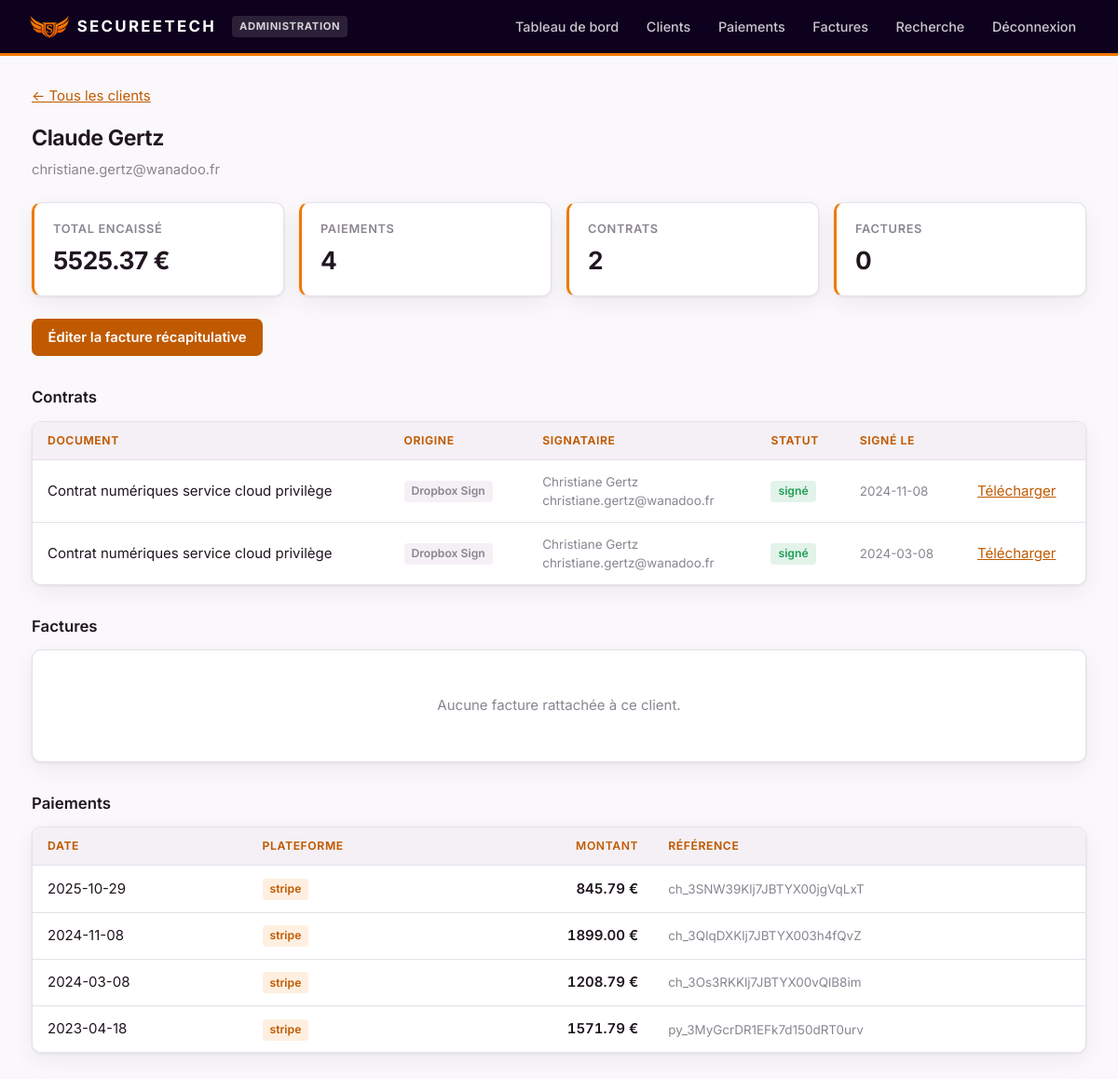
Page /client/Claude Gertz (signed in) on the committed database.
### tables this page shows
CREATE TABLE paiements (
        id INTEGER PRIMARY KEY AUTOINCREMENT,
        date_paiement TEXT NOT NULL,
        source TEXT NOT NULL,
        montant REAL NOT NULL,
        client_nom TEXT,
        email TEXT,
        statut TEXT DEFAULT 'pending',
        reference_externe TEXT,
        metadonnees TEXT,
        synchronise INTEGER DEFAULT 0,
        created_at TEXT DEFAULT CURRENT_TIMESTAMP
    , entite TEXT DEFAULT '');

CREATE TABLE contrats (
        id INTEGER PRIMARY KEY AUTOINCREMENT,
        signature_request_id TEXT UNIQUE,
        titre TEXT,
        objet TEXT,
        signataire_email TEXT,
        signataire_nom TEXT,
        statut TEXT,
        signe INTEGER,
        date_creation TEXT,
        date_signature TEXT
    , source TEXT DEFAULT 'dropbox_sign', fichier_local TEXT DEFAULT '');

### app.py (the view)
@app.route('/client/<client_nom>')
@admin_required
def detail_client(client_nom):
    paiements = database.obtenir_paiements_client(client_nom)
    total = sum(p['montant'] for p in paiements)
    sources = set(p['source'] for p in paiements)
    email = next((p['email'] for p in paiements if p.get('email')), '')
    contrats = database.obtenir_contrats_client(client_nom, email)
    factures_ext = database.obtenir_factures_client(client_nom, email)
    return render_template('client_detail.html',
                         factures_ext=factures_ext,
                         client_nom=client_nom,
                         paiements=paiements,
                         total=total,
                         sources=sources,
                         email=email,
                         contrats=contrats,
                         nb_paiements=len(paiements))

### app.py (called while the page is built)
def admin_required(f):
    @wraps(f)
    def decorated_function(*args, **kwargs):
        role = session.get('role')
        if not role:
            return redirect(url_for('connexion'))
        if role != 'admin':
            return redirect(url_for('recherche'))
        return f(*args, **kwargs)
    return decorated_function

@app.context_processor
def injecter_role():
    return {'role': session.get('role'), 'est_admin': session.get('role') == 'admin'}

### database.py (called while the page is built)
def get_connection():
    conn = sqlite3.connect(DATABASE_URL)
    conn.row_factory = sqlite3.Row
    return conn

def obtenir_paiements_client(client_nom):
    conn = get_connection()
    cursor = conn.cursor()
    cursor.execute(
        '''SELECT * FROM paiements
           WHERE LOWER(TRIM(client_nom)) = LOWER(TRIM(?))
           ORDER BY date_paiement DESC''',
        (client_nom,)
    )
    paiements = [dict(row) for row in cursor.fetchall()]
    conn.close()
    return paiements

def obtenir_contrats_client(client_nom, email=''):
    conn = get_connection()
    cursor = conn.cursor()
    cursor.execute('''
        SELECT * FROM contrats
        WHERE (? <> '' AND LOWER(TRIM(signataire_email)) = LOWER(TRIM(?)))
           OR LOWER(TRIM(signataire_nom)) = LOWER(TRIM(?))
        ORDER BY date_signature DESC, date_creation DESC
    ''', (email or '', email or '', client_nom or ''))
    contrats = [dict(r) for r in cursor.fetchall()]
    conn.close()
    return contrats

def obtenir_factures_client(client_nom, email=''):
    conn = get_connection()
    cursor = conn.cursor()
    try:
        cursor.execute("""
            SELECT * FROM factures_externes
            WHERE (? <> '' AND LOWER(TRIM(client_email)) = LOWER(TRIM(?)))
               OR (client_nom <> '' AND LOWER(TRIM(client_nom)) = LOWER(TRIM(?)))
            ORDER BY date_facture DESC
        """, (email or '', email or '', client_nom or ''))
        return [dict(r) for r in cursor.fetchall()]
    except Exception:
        return []
    finally:
        conn.close()

### templates/client_detail.html (shortened to what this page needs)
{% extends "base.html" %}
{% block content %}
<p style="margin-bottom:1rem;"><a href="{{ url_for('clients') }}">&larr; Tous les clients</a></p>
<h2>{{ client_nom }}</h2>
<p class="sous-titre">{{ email or 'Aucune adresse email connue' }}</p>
<div class="stats">
  <div class="stat"><div class="libelle">Total encaissé</div><div class="valeur">{{ "%.2f"|format(total) }} €</div></div>
  <div class="stat"><div class="libelle">Paiements</div><div class="valeur">{{ nb_paiements }}</div></div>
  <div class="stat"><div class="libelle">Contrats</div><div class="valeur">{{ contrats|length }}</div></div>
  <div class="stat"><div class="libelle">Factures</div><div class="valeur">{{ factures_ext|length }}</div></div>
</div>
<div style="margin:1.25rem 0;">
  <a class="bouton" href="{{ url_for('facture_client', client_nom=client_nom) }}">Éditer la facture récapitulative</a>
</div>
<h3>Contrats</h3>
<div class="carte">
  {% if contrats %}
  <table>
    <thead><tr><th>Document</th><th>Origine</th><th>Signataire</th><th>Statut</th><th>Signé le</th><th></th></tr></thead>
    <tbody>
      {% for ct in contrats %}
      <tr>
        <td>{{ ct.titre or ct.objet or 'Contrat' }}</td>
        <td><span class="tag gris">{{ 'SignNow' if ct.source == 'signnow' else 'Dropbox Sign' }}</span></td>
        <td class="discret">{{ ct.signataire_nom }}<br>{{ ct.signataire_email }}</td>
        <td>
          {% if ct.signe %}<span class="tag vert">signé</span>
          {% else %}<span class="tag gris">{{ ct.statut }}</span>{% endif %}
        </td>
        <td class="discret">{{ ct.date_signature or ct.date_creation }}</td>
        <td><a href="{{ url_for('contrat_pdf', request_id=ct.signature_request_id) }}">Télécharger</a></td>
      </tr>
      {% endfor %}
    </tbody>
  </table>
  {% else %}
  <div class="vide">Aucun contrat rattaché à ce client.</div>
  {% endif %}
</div>
<h3>Factures</h3>
<div class="carte">
  {% if factures_ext %}
  <table>
    <thead><tr><th>Numéro</th><th>Date</th><th>Statut</th><th class="num">Montant</th><th></th></tr></thead>
    <tbody>
      {% for f in factures_ext %}
      <tr>
        <td>{{ f.numero or f.facture_id }}</td>
        <td class="discret">{{ f.date_facture }}</td>
        <td>
          {% if f.statut == 'paid' %}<span class="tag vert">payée</span>
          {% else %}<span class="tag gris">{{ f.statut }}</span>{% endif %}
        </td>
        <td class="num">{{ "%.2f"|format(f.montant) }} {{ f.devise }}</td>
        <td>{% if f.lien_pdf %}<a href="{{ f.lien_pdf }}" target="_blank" rel="noopener">PDF</a>{% endif %}</td>
      </tr>
      {% endfor %}
    </tbody>
  </table>
  {% else %}
  <div class="vide">Aucune facture rattachée à ce client.</div>
  {% endif %}
</div>
<h3>Paiements</h3>
<div class="carte">
  <table>
    <thead><tr><th>Date</th><th>Plateforme</th><th class="num">Montant</th><th>Référence</th></tr></thead>
    <tbody>
      {% for p in paiements %}
      <tr>
        <td>{{ p.date_paiement }}</td>
        <td><span class="tag">{{ p.source }}</span></td>
        <td class="num">{{ "%.2f"|format(p.montant) }} €</td>
        <td class="discret">{{ p.reference_externe or '-' }}</td>
      </tr>
      {% endfor %}
    </tbody>
  </table>
</div>
{% endblock %}

### templates/base.html (style rules this page uses)
:root { --orange: #f07800; --orange-fonce: #c05a00; --violet: #2a0c52; --violet-nuit: #0e011d; --encre: #201620; --gris: #8a8590; --gris-clair: #f4f0f5; --bordure: #e6e0ea; --fond: #faf8fb; --blanc: #fff; --creme: #fbf1e7; --vert: #1f9d55; --rayon: 10px; --ombre: 0 1px 3px rgba(32,22,32,.07), 0 8px 24px rgba(32,22,32,.06); }
* { margin:0; padding:0; box-sizing:border-box; }
body { font-family:'Inter',-apple-system,BlinkMacSystemFont,'Segoe UI',sans-serif; background:var(--fond); color:var(--encre); font-size:15px; line-height:1.5; -webkit-font-smoothing:antialiased; }
h2 { font-size:1.45rem; font-weight:650; letter-spacing:-.02em; margin-bottom:.35rem; }
h3 { font-size:1.05rem; font-weight:600; margin:2rem 0 .75rem; }
.sous-titre { color:var(--gris); font-size:.92rem; margin-bottom:1.5rem; }
.carte { background:var(--blanc); border:1px solid var(--bordure); border-radius:var(--rayon); box-shadow:var(--ombre); overflow:hidden; }
.stats { display:grid; grid-template-columns:repeat(auto-fit,minmax(190px,1fr)); gap:1rem; margin:1.5rem 0; }
.stat { background:var(--blanc); border:1px solid var(--bordure); border-left:3px solid var(--orange); border-radius:var(--rayon); padding:1.1rem 1.25rem; box-shadow:var(--ombre); }
.stat .libelle { color:var(--gris); font-size:.8rem; text-transform:uppercase; letter-spacing:.05em; font-weight:600; }
.stat .valeur { font-size:1.65rem; font-weight:680; letter-spacing:-.02em; margin-top:.3rem; }
table { width:100%; border-collapse:collapse; background:var(--blanc); }
thead th { background:var(--gris-clair); color:var(--orange-fonce); font-size:.76rem; font-weight:650; text-transform:uppercase; letter-spacing:.05em; text-align:left; padding:.7rem 1rem; border-bottom:1px solid var(--bordure); white-space:nowrap; }
tbody td { padding:.8rem 1rem; border-bottom:1px solid var(--bordure); vertical-align:middle; }
tbody tr:last-child td { border-bottom:none; }
.num { text-align:right; font-variant-numeric:tabular-nums; font-weight:600; }
.discret { color:var(--gris); font-size:.84rem; }
.tag { display:inline-block; background:rgba(240,120,0,.12); color:var(--orange-fonce); padding:.15rem .5rem; border-radius:4px; font-size:.76rem; font-weight:600; margin-right:.25rem; }
.tag.vert { background:rgba(31,157,85,.12); color:var(--vert); }
.tag.gris { background:var(--gris-clair); color:var(--gris); }
button, .bouton { background:var(--orange-fonce); color:#fff; border:none; padding:.58rem 1.1rem; border-radius:7px; font-size:.92rem; font-weight:600; font-family:inherit; cursor:pointer; text-decoration:none; display:inline-block; white-space:nowrap; transition:background .15s; }
a { color:var(--orange-fonce); }
.vide { text-align:center; padding:3rem 1.5rem; color:var(--gris); }

### rows in the picture
paiements: email "christiane.gertz@wanadoo.fr", date_paiement "2025-10-29", source "stripe", montant "845.79", reference_externe "ch_3SNW39Klj7JBTYX00jgVqLxT"
contrats: titre "Contrat numériques service cloud privilège", source "Dropbox Sign", signataire_nom "Christiane Gertz", signataire_email "christiane.gertz@wanadoo.fr", signe "signé", date_signature "2024-11-08"
contrats: titre "Contrat numériques service cloud privilège", source "Dropbox Sign", signataire_nom "Christiane Gertz", signataire_email "christiane.gertz@wanadoo.fr", signe "signé", date_signature "2024-03-08"
paiements: date_paiement "2024-11-08", source "stripe", montant "1899.00", reference_externe "ch_3QIqDXKlj7JBTYX003h4fQvZ"
paiements: date_paiement "2024-03-08", source "stripe", montant "1208.79", reference_externe "ch_3Os3RKKlj7JBTYX00vQlB8im"
paiements: date_paiement "2023-04-18", source "stripe", montant "1571.79", reference_externe "py_3MyGcrDR1EFk7d150dRT0urv"

### other values in the picture
{{ 'Administration' if est_admin else 'Commercial' }} "ADMINISTRATION"
{{ client_nom }} "Claude Gertz"
{{ "%.2f"|format(total) }} "5525.37"
{{ nb_paiements }} "4"
{{ contrats|length }} "2"
{{ factures_ext|length }} "0"
